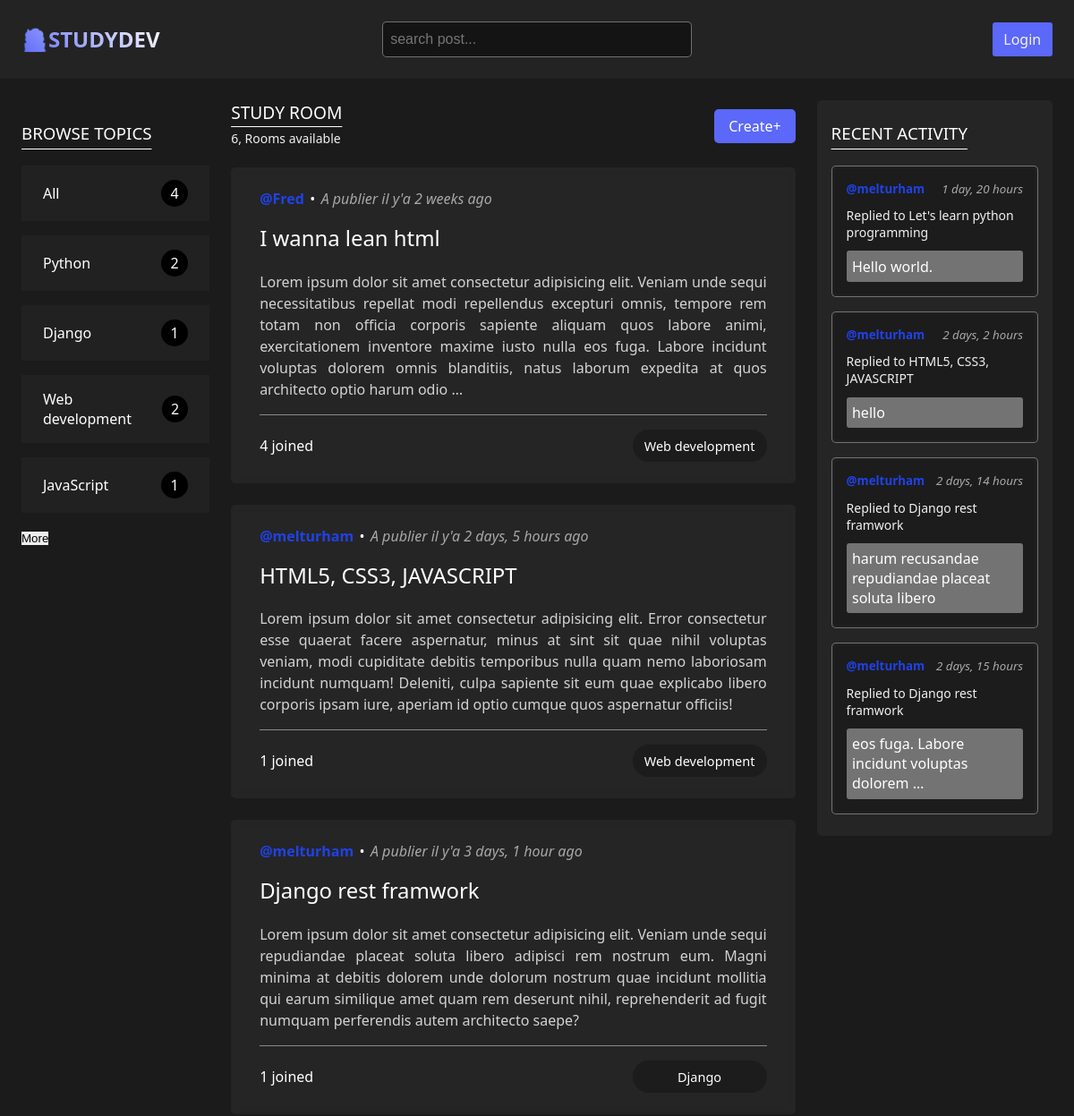
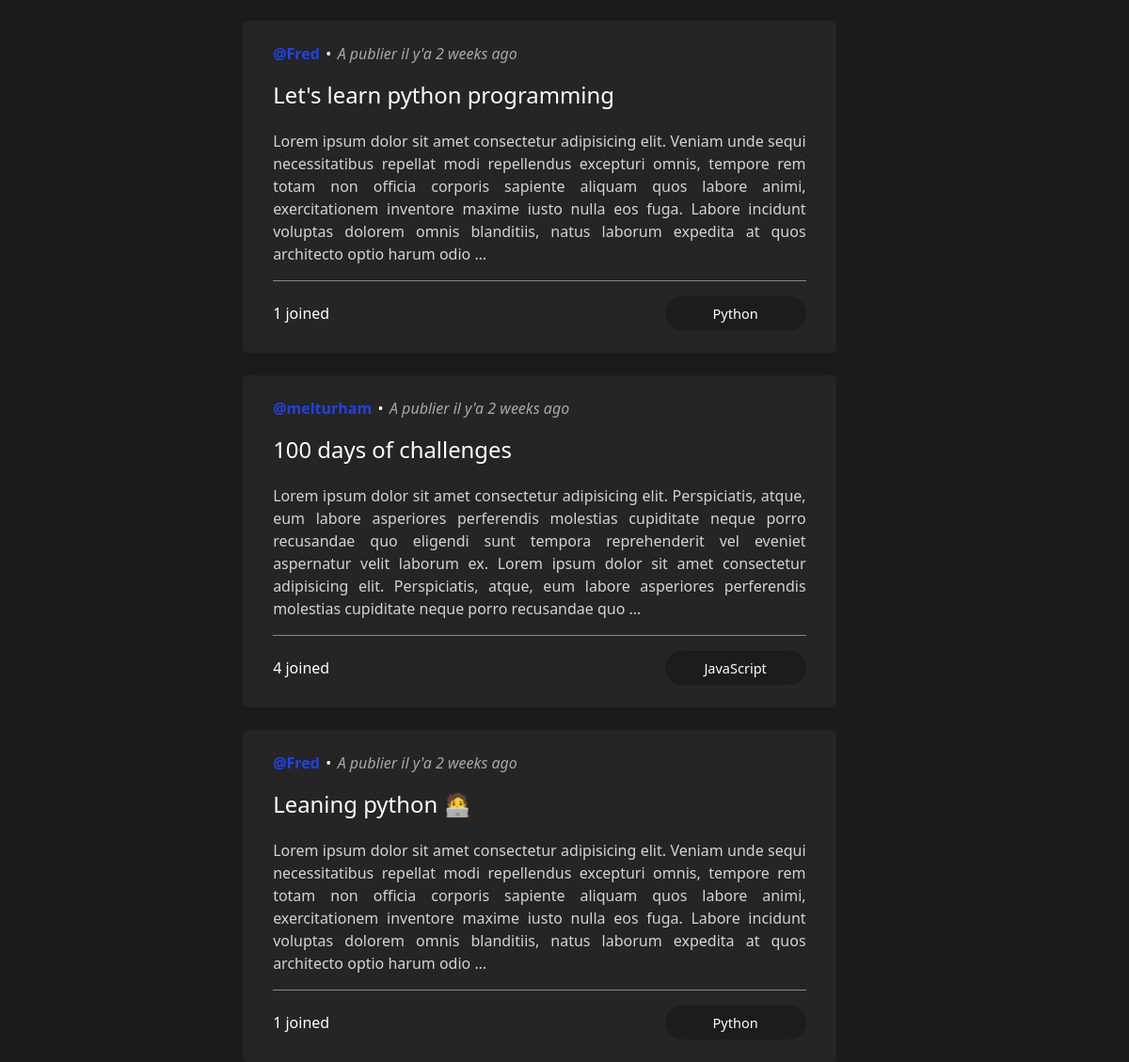
The page / on the database its author committed (2 pictures, top to bottom).
### base/models.py (models this page shows, shortened)
class Topic(models.Model):
	objects = None
	name = models.CharField(max_length=200)

class Room(models.Model):
	objects = None
	host = models.ForeignKey(User, on_delete=models.SET_NULL, null=True)
	topic = models.ForeignKey(Topic, on_delete=models.SET_NULL, null=True)
	name = models.CharField(max_length=200)
	description = models.TextField(null=True, blank=True)
	participants = models.ManyToManyField(User, related_name='participants', blank=True)
	updated = models.DateTimeField(auto_now=True)
	created = models.DateTimeField(auto_now_add=True)
	class Meta:
		ordering = ['-updated', '-created']
	def __str__(self):
		return self.name

class Message(models.Model):
	objects = None
	user = models.ForeignKey(User, on_delete=models.CASCADE)
	room = models.ForeignKey(Room, on_delete=models.CASCADE)
	body = models.TextField()
	updated = models.DateTimeField(auto_now=True)
	created = models.DateTimeField(auto_now_add=True)
	class Meta:
		ordering = ['-updated', '-created']
	def __str__(self):
		return self.body[0:50]

### base/views.py (the view)
# urls.py: path('', views.home, name='home'),
def home(request):
    q = request.GET.get('q') if request.GET.get('q') is not None else ''
    rooms = Room.objects.filter(
        Q(topic__name__icontains=q) |
        Q(name__contains=q) |
        Q(description__icontains=q)
    )
    room_count = rooms.count()
    topics = Topic.objects.all()[0:4]
    room_messages = Message.objects.filter(Q(room__topic__name__icontains=q))[0:4]
    context = {'rooms': rooms, 'topics': topics,
               'room_count': room_count, 'room_messages': room_messages}
    return render(request, 'base/home.html', context)

### base/templates/base/home.html
{% extends "main.html" %} {% block content %}
<div class="home-container">
	<div class="sidebar">{% include 'base/topics_component.html' %}</div>
	<div class="main">
		<div class="main-header">
			<div>
				<h3 class="title-main">
					study room
				</h3>
        <span>{{room_count}}, {% if room_count > 1 %} Rooms available {% else %} Room
				available {% endif %} </span>
			</div>
			<a class="btn-create" href="{% url 'create-room'  %}">Create<span>+</span></a>
		</div>
		{% if room_count == 0 %}
		<h4 class="not-found">Room not found...</h4>
		{% else %}
		<div class="feed">{% include 'base/feed_component.html' %}</div>
		{% endif %}
	</div>
	<aside class="activity">{% include 'base/activity_component.html' %}</aside>
</div>
{% endblock content %}

### base/templates/base/topics_component.html
<h3 class="title-topics">Browse Topics</h3>
<div class="topic-item">
	<a href="{% url 'home' %}">
		<span>All</span>
		<span>{{topics.count}}</span>
	</a>
	{% for topic in topics %}
	<a href="{% url 'home' %}?q={{topic.name}}">
		<span>{{topic.name}}  </span>
		<span>{{topic.room_set.all.count}}</span>
	</a>
	{% endfor %}
	<button class="more"><span>More</span></button>
</div>

### base/templates/base/feed_component.html
{% for room in rooms %}
<div class="feed-item">
	<div class="feed-item-header">
		<a class="user-name" href="{% url 'user_profile' room.host.id %}"
			>@{{room.host.username}}
		</a>
		&bullet;
		<p>A publier il y'a {{room.created|timesince}} ago</p>
	</div>
	<div class="feed-item-body">
		<h5>
			<a href="{% url 'room' room.id  %}">{{room.name}}</a>
		</h5>
		<p>{{room.description | truncatewords:50}}</p>
	</div>
	<div class="feed-item-footer">
		<div>
			<span>{{room.participants.all.count}} joined</span>
		</div>
		<small>{{room.topic.name}}</small>
	</div>
</div>
{% endfor %}

### base/templates/base/activity_component.html
<h3 class="activity-title">Recent activity</h3>
{% for message in room_messages %}
<div class="message">
	<small>
		<a class="user-name" href="{% url 'user_profile' message.user.id %}">
			@{{message.user}}
		</a>
		<span class="created-time">{{message.created|timesince}}</span>
	</small>
	<a class="message-room" href="{% url 'room' message.user.id %}">replied to {{message.room}}</a>
	<p>{{message | truncatewords:6}}</p>
</div>
{% endfor %}

### static/styles/main.css (style rules this page uses)
*, *::after, *::before { margin: 0; padding: 0; box-sizing: border-box; text-decoration: none; list-style-type: none; }
button { border: none; outline: none; }
:root { --background-color-body: hsla(0, 0%, 8%, 0.97); --color: #fff; --font-family: system-ui, -apple-system, BlinkMacSystemFont, 'Segoe UI', Roboto, Oxygen, Ubuntu, Cantarell, 'Open Sans', 'Helvetica Neue', sans-serif; --button-color: hsla(235, 94%, 67%, 0.995); }
body { background-color: var(--background-color-body); color: var(--color); font-family: var(--font-family); scroll-behavior: smooth; }
.home-container { display: grid; grid-template-columns: 1fr 3fr 1fr; gap: 1.5rem; padding: 0 1.5rem; }
.main .main-header { display: flex; align-items: center; justify-content: space-between; margin: 0 0 1rem 0; }
.main .main-header .title-main { font-weight: 400; text-transform: uppercase; font-size: 1.2rem; text-decoration: underline; text-underline-offset: 8px; }
.main-header > div { display: flex; flex-direction: column; }
.main-header > div span { margin: 0.4rem 0; font-size: 14px; color: #f1f1f1; font-weight: 300; }
.main-header .btn-create { padding: 0.5rem 1rem; color: var(--color); font-weight: 500; background-color: var(--button-color); border-radius: 5px; }
.feed { display: flex; flex-direction: column; gap: 1.5rem; }
.feed .feed-item { background-color: hsla(0, 0%, 15%, 0.897); padding: 1.5rem 2rem; display: flex; flex-direction: column; gap: 1rem; border-radius: 5px; box-shadow: inset 0px 0px 10px 2px rgba(68, 66, 66, 0.05); }
.feed-item .feed-item-header { display: flex; align-items: center; gap: 0.4em; }
.feed-item .feed-item-header :nth-child(2) { color: hsl(0, 0%, 66%); font-weight: 400; font-style: italic; }
.feed .feed-item-body { display: flex; flex-direction: column; gap: 1.3rem; }
.feed .feed-item-body h5 a { font-size: 1.8em; font-weight: 500; color: var(--color-text); transition: all 300ms ease-in-out; }
.feed .feed-item-body p { color: lightgray; line-height: 1.5; font-weight: 400; text-wrap: pretty; text-align: justify; }
.feed .feed-item .feed-item-footer { display: flex; align-items: center; justify-content: space-between; border-top: 0.5px solid rgba(255, 255, 255, 0.457); padding-top: 1rem; }
.feed-item-footer small { background-color: hsl(0, 0%, 11%); width: 150px; padding: 0.5rem 0; display: flex; align-items: center; justify-content: center; border-radius: 30px; font-size: 14.5px; font-weight: 500; }
.title-topics, .activity-title { padding: 1.5rem 0 1.5rem 0; font-weight: 400; text-transform: uppercase; text-decoration: underline; text-underline-offset: 10px; }
.activity { background-color: hsla(0, 0%, 15%, 0.897); padding: 0 1rem 1.5rem; border-radius: 5px; height: max-content; }
.message { display: flex; flex-direction: column; gap: 0.7rem; background-color: hsl(0, 0%, 11%); padding: 1rem; border-radius: 5px; box-shadow: inset 0px 0px 5px 0.5px rgb(136 130 130 / 11%); border: 0.4px solid hsla(0, 0%, 100%, 0.384); }
.message:not(:last-child) { margin-bottom: 1rem; }
.message small { display: flex; align-items: center; justify-content: space-between; }
.user-name { --username-color: rgb(32, 66, 232); color: var(--username-color); font-weight: bolder; transition: all 300ms linear; }
.message small .created-time { color: hsl(0, 0%, 66%); font-weight: 400; font-style: italic; margin-left: 0.8rem; text-wrap: nowrap; }
.message .message-room { color: #f1f1f1; font-weight: 500; font-size: 14px; }
.message .message-room::first-letter { text-transform: uppercase; }
.message p { background-color: hsla(0, 0%, 100%, 0.384); padding: 0.4rem; border-radius: 3px; }
.sidebar { position: sticky; top: 0; left: 0; height: 100vh; }
.sidebar .topic-item { height: 100%; }
.sidebar .topic-item a { color: var(--color-text); background-color: hsl(0, 0%, 13%); margin-bottom: 1rem; padding: 1rem 1.5rem; display: flex; align-items: center; justify-content: space-between; }
.sidebar .topic-item a span:last-child { background: #000; width: 30px; height: 30px; display: flex; justify-content: center; align-items: center; border-radius: 50%; }

### rows shown on the page
Topic: name "Python", room_set.all.count "2"
Topic: name "Django", room_set.all.count "1"
Topic: name "Web development", room_set.all.count "2"
Topic: name "JavaScript", room_set.all.count "1"
Room: host.username "Fred", created "2 weeks", name "I wanna lean html", description "Lorem ipsum dolor sit amet consectetur adipisicing elit. Veniam unde sequi necessitatibus repellat modi repellendus excepturi omnis, tempore rem totam non officia corporis sapiente aliquam quos labore animi, exercitationem inventore maxime iusto nulla eos fuga. Labore incidunt voluptas dolorem omnis blanditiis, natus laborum expedita at quos architecto optio harum odio …", participants.all.count "4", topic.name "Web development"
Room: host.username "melturham", created "2 days, 5 hours", name "HTML5, CSS3, JAVASCRIPT", description "Lorem ipsum dolor sit amet consectetur adipisicing elit. Error consectetur esse quaerat facere aspernatur, minus at sint sit quae nihil voluptas veniam, modi cupiditate debitis temporibus nulla quam nemo laboriosam incidunt numquam! Deleniti, culpa sapiente sit eum quae explicabo libero corporis ipsam iure, aperiam id optio cumque quos aspernatur officiis!", participants.all.count "1", topic.name "Web development"
Room: host.username "melturham", created "3 days, 1 hour", name "Django rest framwork", description "Lorem ipsum dolor sit amet consectetur adipisicing elit. Veniam unde sequi repudiandae placeat soluta libero adipisci rem nostrum eum. Magni minima at debitis dolorem unde dolorum nostrum quae incidunt mollitia qui earum similique amet quam rem deserunt nihil, reprehenderit ad fugit numquam perferendis autem architecto saepe?", participants.all.count "1", topic.name "Django"
Room: host.username "Fred", created "2 weeks", name "Let's learn python programming", description "Lorem ipsum dolor sit amet consectetur adipisicing elit. Veniam unde sequi necessitatibus repellat modi repellendus excepturi omnis, tempore rem totam non officia corporis sapiente aliquam quos labore animi, exercitationem inventore maxime iusto nulla eos fuga. Labore incidunt voluptas dolorem omnis blanditiis, natus laborum expedita at quos architecto optio harum odio …", participants.all.count "1", topic.name "Python"
Room: host.username "melturham", created "2 weeks", name "100 days of challenges", description "Lorem ipsum dolor sit amet consectetur adipisicing elit. Perspiciatis, atque, eum labore asperiores perferendis molestias cupiditate neque porro recusandae quo eligendi sunt tempora reprehenderit vel eveniet aspernatur velit laborum ex. Lorem ipsum dolor sit amet consectetur adipisicing elit. Perspiciatis, atque, eum labore asperiores perferendis molestias cupiditate neque porro recusandae quo …", participants.all.count "4", topic.name "JavaScript"
Room: host.username "Fred", created "2 weeks", name "Leaning python 🧑‍💻", description "Lorem ipsum dolor sit amet consectetur adipisicing elit. Veniam unde sequi necessitatibus repellat modi repellendus excepturi omnis, tempore rem totam non officia corporis sapiente aliquam quos labore animi, exercitationem inventore maxime iusto nulla eos fuga. Labore incidunt voluptas dolorem omnis blanditiis, natus laborum expedita at quos architecto optio harum odio …", participants.all.count "1", topic.name "Python"
Message: user "melturham", created "1 day, 20 hours", room "Let's learn python programming", body "Hello world."
Message: user "melturham", created "2 days, 2 hours", room "HTML5, CSS3, JAVASCRIPT", body "hello"
Message: user "melturham", created "2 days, 14 hours", room "Django rest framwork", body "harum recusandae repudiandae placeat soluta libero"
Message: user "melturham", created "2 days, 15 hours", room "Django rest framwork", body "eos fuga. Labore incidunt voluptas dolorem …"

### other values the page prints
{{ topics.count }} "4"
{{ room_count }} "6"
